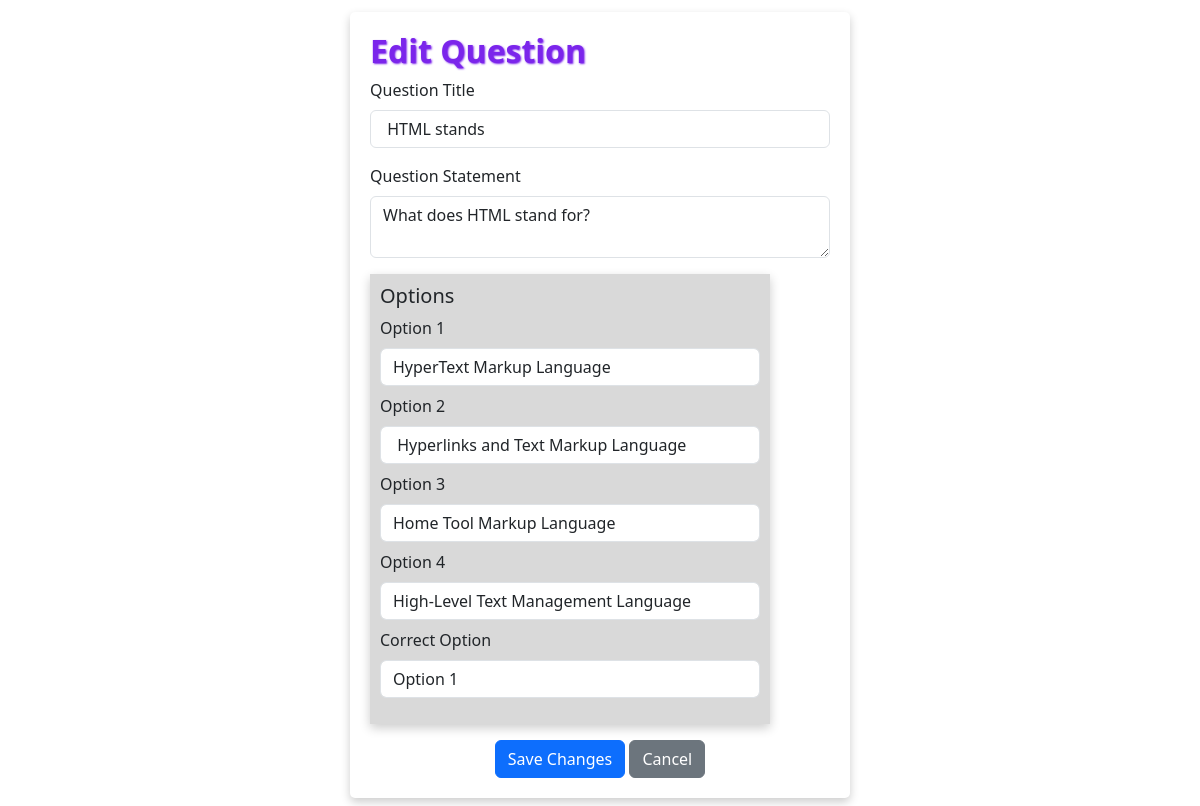
/admin/edit-question/1/1, run on the app's committed database.
### models/model.py (models this page shows)
class Questions(db.Model):
    __tablename__ = 'questions'
    chapter_id = db.Column(db.Integer, db.ForeignKey('chapter.id'), primary_key=True, nullable=False)
    question_number = db.Column(db.Integer, primary_key=True, nullable=False)  # Ensure uniqueness within chapter
    que_statement = db.Column(db.Text, nullable=False)
    que_title = db.Column(db.String(255), nullable=False)
    option_1 = db.Column(db.Text, nullable=False)
    option_2 = db.Column(db.Text, nullable=False)
    option_3 = db.Column(db.Text, nullable=False)
    option_4 = db.Column(db.Text, nullable=False)
    correct_option = db.Column(db.String(100), nullable=False)  # Ensure this matches the radio button values

### controllers/admin.py (the view, shortened to what this page needs)
@admin_bp.route('/edit-question/<int:chapter_id>/<int:question_number>', methods=['GET', 'POST'])
def edit_question(chapter_id, question_number):
    question = Questions.query.filter_by(chapter_id=chapter_id, question_number=question_number).first_or_404()
    return render_template('admin_dashboard/edit_question.html', question=question)

### templates/admin_dashboard/edit_question.html (shortened to what this page needs)
<!DOCTYPE html>
<html lang="en">
<head>
    <link rel="stylesheet" href="{{ url_for('static', filename='login.css') }}">
    <link href="https://cdn.jsdelivr.net/npm/bootstrap@5.3.3/dist/css/bootstrap.min.css" rel="stylesheet"
>
</head>
<body>
    <div class="container">
        <div class="login-container">
            <h2 class="heading">Edit Question</h2>
            <form action="{{ url_for('admin.edit_question', chapter_id=question.chapter_id, question_number=question.question_number) }}" method="POST">
                <div class="mb-3">
                    <label for="title" class="form-label">Question Title</label>
                    <input type="text" id="title" class="form-control" name="que_title" value="{{ question.que_title }}"
                        required>
                </div>
                <div class="mb-3">
                    <label for="statement" class="form-label">Question Statement</label>
                    <textarea class="form-control" id="statement" name="que_statement" rows="2"
                        required>{{ question.que_statement }}</textarea>
                </div>
                <div class="options-container">
                    <h5>Options</h5>
                    <div class="mb-2">
                        <label for="option_1" class="form-label">Option 1</label>
                        <input type="text" id="option_1" class="form-control" name="option_1"
                            value="{{ question.option_1 }}" required>
                    </div>
                    <div class="mb-2">
                        <label for="option_2" class="form-label">Option 2</label>
                        <input type="text" id="option_2" class="form-control" name="option_2"
                            value="{{ question.option_2 }}" required>
                    </div>
                    <div class="mb-2">
                        <label for="option_3" class="form-label">Option 3</label>
                        <input type="text" id="option_3" class="form-control" name="option_3"
                            value="{{ question.option_3 }}" required>
                    </div>
                    <div class="mb-2">
                        <label for="option_4" class="form-label">Option 4</label>
                        <input type="text" id="option_4" class="form-control" name="option_4"
                            value="{{ question.option_4 }}" required>
                    </div>
                    <div class="mb-3">
                        <label for="correct_option" class="form-label">Correct Option</label>
                        <select id="correct_option" class="form-control" name="correct_option">
                            <option value="option_1" {% if question.correct_option=='option_1' %}selected{% endif %}>
                                Option 1</option>
                        </select>
                    </div>
                </div>
                <div class="text-center mt-3">
                    <button type="submit" class="btn btn-primary">Save Changes</button>
                    <a href="{{ url_for('admin.quiz_management') }}" class="btn btn-secondary">Cancel</a>
                </div>
            </form>
        </div>
    </div>
</body>
</html>

### static/login.css (style rules this page uses)
body { font-family: 'Inter',sans-serif; background-color: #D9D9D9; margin: 0; padding: 0px; }
.login-container { background-color: white; max-width: 500px; padding: 20px; border-radius: 5px; margin: 10px; box-shadow: 0px 4px 10px rgba(0,0,0,0.2); }
.heading { font-weight: bold; color: #7B25EB; text-shadow: 1px 1px 2px; }
.container { display: flex; justify-content: center; margin: 40px ; }

### templates/admin_dashboard/edit_question.html (style rules this page uses)
.container { margin-top: 2px; }
.login-container { width: 1000px; }
.options-container { margin-top: 10px; width: 400px; padding: 10px; background-color: #D9D9D9; box-shadow: 0px 4px 10px rgba(0, 0, 0, 0.2); }

### data on the page
Questions: que_title "HTML stands", que_statement "What does HTML stand for?", option_1 "HyperText Markup Language", option_2 "Hyperlinks and Text Markup Language", option_3 "Home Tool Markup Language", option_4 "High-Level Text Management Language", correct_option "Option 1"
